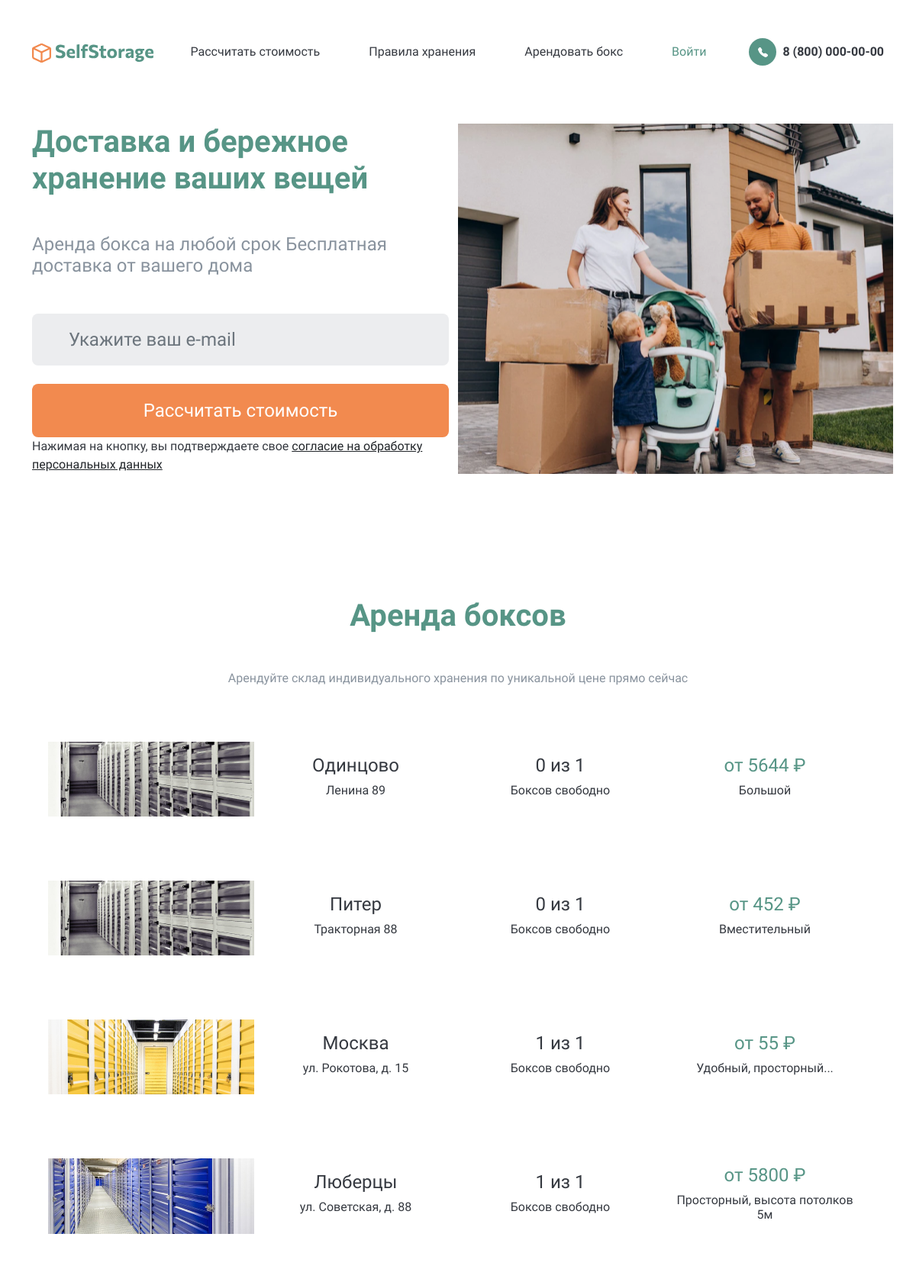
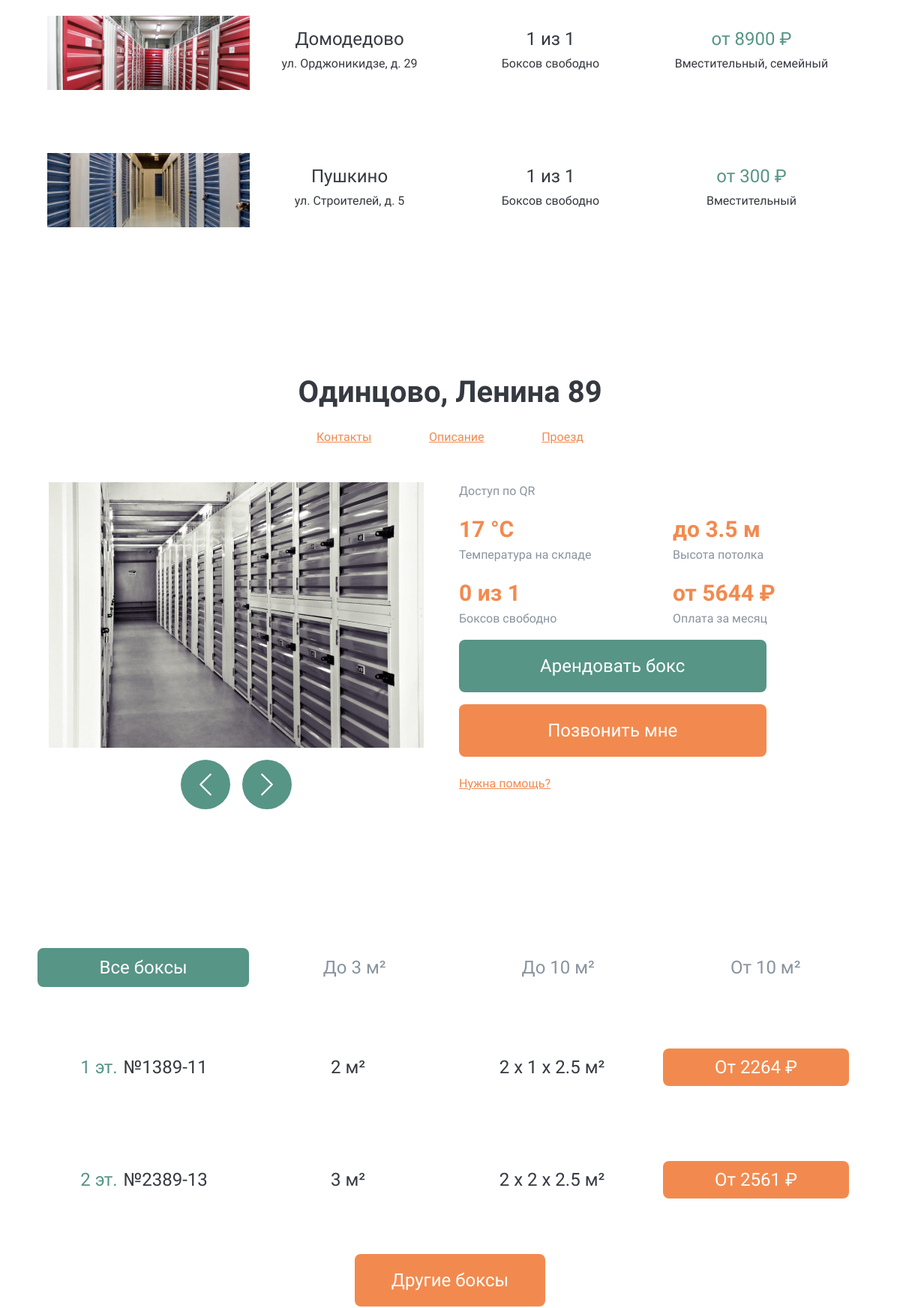
The page /boxes/ (upper part) on the database its author committed (2 pictures, top to bottom).
### storage/models.py (models this page shows, shortened)
class Stock(models.Model):
    name = models.CharField(
        max_length=100, verbose_name='Наименование', default=''
    )
    address = models.CharField(max_length=400, verbose_name='Адрес склада')
    property = models.CharField(
        max_length=400, verbose_name='Характеристика, свойства склада'
    )
    capacity = models.PositiveBigIntegerField(null=True, default=0)
    slug = models.SlugField(max_length=200, blank=True)
    photo_path = models.CharField(max_length=200, blank=True)
    class Meta:
        verbose_name = 'Склад'
        verbose_name_plural = 'Склады'

### storage/views.py (the view)
# urls.py: path('boxes/', views.boxes, name='boxes'),
def boxes(request):
    stocks = Stock.objects.all()
    for stock in stocks:
        min_price = BoxX.objects.filter(stock=stock).aggregate(Min('price'))
        stock.min_price = int(min_price['price__min'])
        stock.total_boxes = BoxX.objects.filter(stock=stock).count()
        stock.free_boxes = BoxX.objects.filter(
            stock=stock, rented=False
        ).count()
    return render(request, 'storage/boxes.html', context={'stocks': stocks})

### templates/storage/boxes.html (shortened to what this page needs)
{% extends 'base.html' %}
{% block content %}
  <main class="container mt-header">
    <article class="row">
      <div class="col-12 col-lg-6 mb-3 mb-lg-0">
        <h1 class="fw-bold SelfStorage_green mb-5">Доставка и бережное хранение ваших вещей</h1>
        <h4 class="fw-lighter SelfStorage_grey mb-5">Аренда бокса на любой срок Бесплатная доставка от вашего дома</h4>
        <form class="">
          <input type="text" required name="EMAIL1" class="form-control border-8 mb-4 py-3 px-5 border-0 fs_24 SelfStorage__bg_lightgrey" placeholder="Укажите ваш e-mail" />
          <button class="btn border-8 py-3 px-5 w-100 text-white fs_24 SelfStorage__bg_orange SelfStorage__btn2_orange">Рассчитать стоимость</button>
          <span class="text-center fw-light">Нажимая на кнопку, вы подтверждаете свое <a href="#" class="link-dark">согласие на обработку персональных данных</a></span>
        </form>
      </div>
      <div class="col-12 col-lg-6 SelfStorage__img"></div>
    </article>
    {% include 'storage/includes/stocks.html' %}
    <article class="pt-header" id="BOX">
      {% include 'storage/includes/boxes-content.html' %}
      <ul class="nav nav-pills pt-header d-flex justify-content-between" id="pills-tab" role="tablist">
        <li class="nav-item flex-grow-1 mx-2" role="presentation">
          <button class="btn my-2 w-100 fs_24 SelfStorage__tab active" id="pills-all-tab" data-bs-toggle="pill" data-bs-target="#pills-all" type="button" role="tab" aria-controls="pills-all" aria-selected="true">Все боксы</button>
        </li>
        <li class="nav-item flex-grow-1 mx-2" role="presentation">
          <button class="btn my-2 w-100 fs_24 SelfStorage__tab" id="pills-to3-tab" data-bs-toggle="pill" data-bs-target="#pills-to3" type="button" role="tab" aria-controls="pills-to3" aria-selected="false">До 3 м²</button>
        </li>
        <li class="nav-item flex-grow-1 mx-2" role="presentation">
          <button class="btn my-2 w-100 fs_24 SelfStorage__tab" id="pills-to10-tab" data-bs-toggle="pill" data-bs-target="#pills-to10" type="button" role="tab" aria-controls="pills-to10" aria-selected="false">До 10 м²</button>
        </li>
        <li class="nav-item flex-grow-1 mx-2" role="presentation">
          <button class="btn my-2 w-100 fs_24 SelfStorage__tab" id="pills-from10-tab" data-bs-toggle="pill" data-bs-target="#pills-from10" type="button" role="tab" aria-controls="pills-from10" aria-selected="false">От 10 м²</button>
        </li>
      </ul>
      <div class="tab-content" id="pills-tabContent">
        <div class="tab-pane fade show active" id="pills-all" role="tabpanel" aria-labelledby="pills-home-tab">
          <a href="#" class="row text-decoration-none py-3 px-4 mt-5 SelfStorage__boxlink">
            <div class="col-12 col-md-4 col-lg-3 d-flex justify-content-center align-items-center">
              <span class="SelfStorage_green fs_24 me-2">1 эт.</span><span class="fs_24">№1389-11</span>
            </div>
            <div class="col-6 col-md-4 col-lg-3 d-flex justify-content-center align-items-center">
              <span class="fs_24">2 м²</span>
            </div>
            <div class="col-6 col-md-4 col-lg-3 d-flex justify-content-center align-items-center">
              <span class="fs_24">2 х 1 х 2.5 м²</span>
            </div>
            <div class="col-12 col-lg-3">
              <span class="btn my-2 w-100 text-white fs_24 SelfStorage__bg_orange SelfStorage__btn2_orange border-8">От 2264 ₽</span>
            </div>
          </a>
          <a href="#" class="row text-decoration-none py-3 px-4 mt-5 SelfStorage__boxlink">
            <div class="col-12 col-md-4 col-lg-3 d-flex justify-content-center align-items-center">
              <span class="SelfStorage_green fs_24 me-2">2 эт.</span><span class="fs_24">№2389-13</span>
            </div>
            <div class="col-6 col-md-4 col-lg-3 d-flex justify-content-center align-items-center">
              <span class="fs_24">3 м²</span>
            </div>
            <div class="col-6 col-md-4 col-lg-3 d-flex justify-content-center align-items-center">
              <span class="fs_24">2 х 2 х 2.5 м²</span>
            </div>
            <div class="col-12 col-lg-3">
              <span class="btn my-2 w-100 text-white fs_24 SelfStorage__bg_orange SelfStorage__btn2_orange border-8">От 2561 ₽</span>
            </div>
          </a>
          <div class="d-flex justify-content-center mt-5">
            <button class="btn w-auto py-3 px-5 SelfStorage__bg_orange SelfStorage__btn2_orange text-white text-center fs_24 border-8" id="btn-collapse-all" data-bs-toggle="collapse" data-bs-target="#collapse-all" aria-expanded="false" aria-controls="collapse-all">Другие боксы</button>
          </div>
        </div>
      </div>
    </article>
  </main>
{% endblock %}

### templates/base.html (shortened to what this page needs)
{% load static %}
<!DOCTYPE html>
<html lang="en">
  <head>
    <link href="https://cdn.jsdelivr.net/npm/bootstrap@5.0.2/dist/css/bootstrap.min.css" rel="stylesheet" />
    <link rel="stylesheet" href="../staticfiles/Style.css" />
  </head>
  <body>
    {% include 'includes/header.html' %}
	{% block content %}{% endblock content %}
  </body>
</html>

### templates/includes/header.html (shortened to what this page needs)
<header class="navbar navbar-expand-xl navbar-light fixed-top bg-white py-5">
  <nav class="container">
    <a class="navbar-brand" href="{% url 'storage:index' %}">
      <img src="../staticfiles/img/Vector.svg" alt="[]" />
      <img src="../staticfiles/img/SelfStorage.svg" alt="SelfStorage" />
    </a>
    <div class="collapse navbar-collapse justify-content-end" id="navbar">
      <ul class="navbar-nav">
        <li class="nav-item me-5">
          <a class="nav-link SelfStorage_black" href="{% url 'storage:price' %}">Рассчитать стоимость</a>
        </li>
        <li class="nav-item me-5">
          <a class="nav-link SelfStorage_black" href="{% url 'storage:faq' %}">Правила хранения</a>
        </li>
        <li class="nav-item me-5">
          <a class="nav-link SelfStorage_black" href="{% url 'storage:boxes' %}">Арендовать бокс</a>
        </li>
        <li class="nav-item me-5">
          {% if request.user.is_authenticated %}
            <a class="nav-link SelfStorage_green" href="{% url 'storage:lk' %}">Кабинет | {{user.username}}</a>
          {% else %}
            <a class="nav-link SelfStorage_green" href="{% url 'storage:auth' %}">Войти</a>
          {% endif %}
        </li>
        <li class="nav-item d-flex align-items-center">
          <div class="d-flex justify-content-center align-items-center rounded-pill SelfStorage__bg_green me-2" style="height: 36px; width: 36px;">
          </div>
          <b>8 (800) 000-00-00</b>
        </li>
      </ul>
    </div>
  </nav>
</header>

### templates/storage/includes/stocks.html (shortened to what this page needs)
<article class="mt-header">
  <h1 class="text-center fw-bold SelfStorage_green mb-5">Аренда боксов</h1>
  <h6 class="text-center SelfStorage_grey">Арендуйте склад индивидуального хранения по уникальной цене прямо сейчас</h6>
  <ul class="nav nav-pills mb-3 d-flex justify-content-between" id="boxes-links" role="tablist">
    {% for stock in stocks %}
      <li class="nav-item flex-grow-1 mx-2" role="presentation">
        <a href="#BOX" class="row text-decoration-none py-3 px-4 mt-5 SelfStorage__boxlink" id="pills-{{ stock.slug }}-tab" data-bs-toggle="pill" data-bs-target="#pills-{{ stock.slug }}" role="tab" aria-controls="pills-{{ stock.slug }}" aria-selected="true">
          <div class="col-12 col-lg-3 d-flex justify-content-center">
            <img src="{{ stock.photo_path }}" alt="" class="mb-3 mb-lg-0" />
          </div>
          <div class="col-12 col-md-4 col-lg-3 d-flex flex-column justify-content-center">
            <h4 class="text-center">{{ stock.name }}</h4>
            <h6 class="text-center">{{ stock.address }}</h6>
          </div>
          <div class="col-12 col-md-4 col-lg-3 d-flex flex-column justify-content-center">
            <h4 class="text-center">{{ stock.free_boxes }} из {{ stock.total_boxes }}</h4>
            <h6 class="text-center">Боксов свободно</h6>
          </div>
          <div class="col-12 col-md-4 col-lg-3 d-flex flex-column justify-content-center">
            <h4 class="text-center SelfStorage_green">от {{ stock.min_price }} ₽</h4>
            <h6 class="text-center">{{ stock.property }}</h6>
          </div>
        </a>
      </li>
    {% endfor %}
  </ul>
</article>

### templates/storage/includes/boxes-content.html (shortened to what this page needs)
{% load static %}
<div class="tab-content" id="boxes-content">
  {% for stock in stocks %}
    <div class="tab-pane fade {% if forloop.first %}show active{% endif %}" id="pills-{{ stock.slug }}" role="tabpanel" aria-labelledby="pills-{{ stock.slug }}-tab">
      <h1 class="text-center mb-4 fw-bold">{{ stock.name }}, {{ stock.address }}</h1>
      <div class="row d-flex flex-column mb-5">
        <div class="col-12 col-sm-6 col-lg-4 d-flex justify-content-between align-self-center">
          <a type="button" class="SelfStorage_orange" data-bs-container="body" data-bs-toggle="popover" data-bs-placement="bottom" title="Контакты" data-bs-content="Список контактов">Контакты</a>
          <a type="button" class="SelfStorage_orange" data-bs-container="body" data-bs-toggle="popover" data-bs-placement="bottom" title="Описание" data-bs-content="Текст описания">Описание</a>
          <a type="button" class="SelfStorage_orange" data-bs-container="body" data-bs-toggle="popover" data-bs-placement="bottom" title="Проезд" data-bs-content="Описание проезда">Проезд</a>
        </div>
      </div>
      <div class="row">
        <div class="col-12 col-lg-6">
          <div id="carouselExampleControls1" class="carousel slide" data-bs-ride="carousel">
            <div class="carousel-inner">
              <div class="carousel-item active">
                <div class="d-flex flex-column align-items-center">
                  <img src="{% static "img/image2.png" %}" alt="" />
                </div>
              </div>
            </div>
            <div class="w-100 d-flex justify-content-center my-3">
              <button data-bs-target="#carouselExampleControls1" data-bs-slide="prev" class="btn rounded-pill d-flex justify-content-center align-items-center SelfStorage__bg_green" style="width: 66px; height: 66px;">
                <svg xmlns="http://www.w3.org/2000/svg" width="36" height="36" fill="#fff" class="bi bi-chevron-left" viewBox="0 0 16 16">
                  <path fill-rule="evenodd" d="M11.354 1.646a.5.5 0 0 1 0 .708L5.707 8l5.647 5.646a.5.5 0 0 1-.708.708l-6-6a.5.5 0 0 1 0-.708l6-6a.5.5 0 0 1 .708 0z" />
                </svg>
              </button>
              <div style="width: 1rem"></div>
              <button data-bs-target="#carouselExampleControls1" data-bs-slide="next" class="btn rounded-pill d-flex justify-content-center align-items-center SelfStorage__bg_green" style="width: 66px; height: 66px;">
                <svg xmlns="http://www.w3.org/2000/svg" width="36" height="36" fill="#fff" class="bi bi-chevron-right" viewBox="0 0 16 16">
                  <path fill-rule="evenodd" d="M4.646 1.646a.5.5 0 0 1 .708 0l6 6a.5.5 0 0 1 0 .708l-6 6a.5.5 0 0 1-.708-.708L10.293 8 4.646 2.354a.5.5 0 0 1 0-.708z" />
                </svg>
              </button>
            </div>
          </div>
        </div>
        <div class="col-12 col-lg-6">
          <div class="row">
            <p class="text-center text-lg-start SelfStorage_grey">Доступ по QR</p>
            <div class="col-6 d-flex flex-column align-items-center align-items-lg-start">
              <span class="fs_30 fw-bold SelfStorage_orange">17 °С</span>
              <span class="SelfStorage_grey mb-3">Температура на складе</span>
              <span class="fs_30 fw-bold SelfStorage_orange">{{ stock.free_boxes }} из {{ stock.total_boxes }}</span>
              <span class="SelfStorage_grey mb-3">Боксов свободно</span>
            </div>
            <div class="col-6 d-flex flex-column align-items-center align-items-lg-start">
              <span class="fs_30 fw-bold SelfStorage_orange">до 3.5 м</span>
              <span class="SelfStorage_grey mb-3">Высота потолка</span>
              <span class="fs_30 fw-bold SelfStorage_orange">от {{ stock.min_price }} ₽</span>
              <span class="SelfStorage_grey mb-3">Оплата за месяц</span>
            </div>
            <div class="d-flex flex-column align-items-center align-items-lg-start">
              <a href="#pills-tab" role="button" class="btn w-75 fs_24 px-5 py-3 text-white border-8 SelfStorage__bg_green SelfStorage__btn2_green mb-3">Арендовать бокс</a>
              <button class="btn w-75 fs_24 px-5 py-3 text-white border-8 SelfStorage__bg_orange SelfStorage__btn2_orange">Позвонить мне</button>
            </div>
            <a href="#" class="text-center text-lg-start mt-4 SelfStorage_orange">Нужна помощь?</a>
          </div>
        </div>
      </div>
    </div>
  {% endfor %}
</div>

### static/Style.css (style rules this page uses)
html { height: 100%; }
* { font-family: 'Commissioner', sans-serif; font-size: 16px; font-weight: normal; color: #353940; }
body { background-color: white; min-height: 100%; display: grid; grid-template-rows: auto 1fr auto; }
.fs_24 { font-size: 24px; }
.fs_30 { font-size: 30px; }
.border-8 { border-radius: 8px; }
.SelfStorage__tab { box-shadow: none!important; border-radius: 8px; border: 2px white solid; color: #89939E; }
.SelfStorage__tab.active { border-radius: 8px; border: 2px #579586 solid; background-color: #579586; color: white; }
.SelfStorage__boxlink { border-radius: 8px; border: solid 2px white; }
.SelfStorage__img { background-image: url(img/image.png); background-repeat: no-repeat; background-position: center; }
.SelfStorage_green { color: #579586 !important; }
.SelfStorage__bg_green { background-color: #579586 !important; }
.SelfStorage__bg_lightgrey { background-color: #ECEDEF !important; }
.SelfStorage_grey { color: #89939E !important; }
.SelfStorage_black { color: #353940 !important; }
.SelfStorage_orange { color: #F28A4F !important; }
.SelfStorage__bg_orange { background-color: #F28A4F !important; }
.mt-header { margin-top: calc(136px + 1.6rem); }
.pt-header { padding-top: calc(136px + 1.6rem); }

### rows shown on the page
Stock: photo_path (picture), name "Одинцово", address "Ленина 89", free_boxes "0", total_boxes "1", min_price "5644", property "Большой"
Stock: photo_path (picture), name "Питер", address "Тракторная 88", free_boxes "0", total_boxes "1", min_price "452", property "Вместительный"
Stock: photo_path (picture), name "Москва", address "ул. Рокотова, д. 15", free_boxes "1", total_boxes "1", min_price "55", property "Удобный, просторный..."
Stock: photo_path (picture), name "Люберцы", address "ул. Советская, д. 88", free_boxes "1", total_boxes "1", min_price "5800", property "Просторный, высота потолков 5м"
Stock: photo_path (picture), name "Домодедово", address "ул. Орджоникидзе, д. 29", free_boxes "1", total_boxes "1", min_price "8900", property "Вместительный, семейный"
Stock: photo_path (picture), name "Пушкино", address "ул. Строителей, д. 5", free_boxes "1", total_boxes "1", min_price "300", property "Вместительный"
